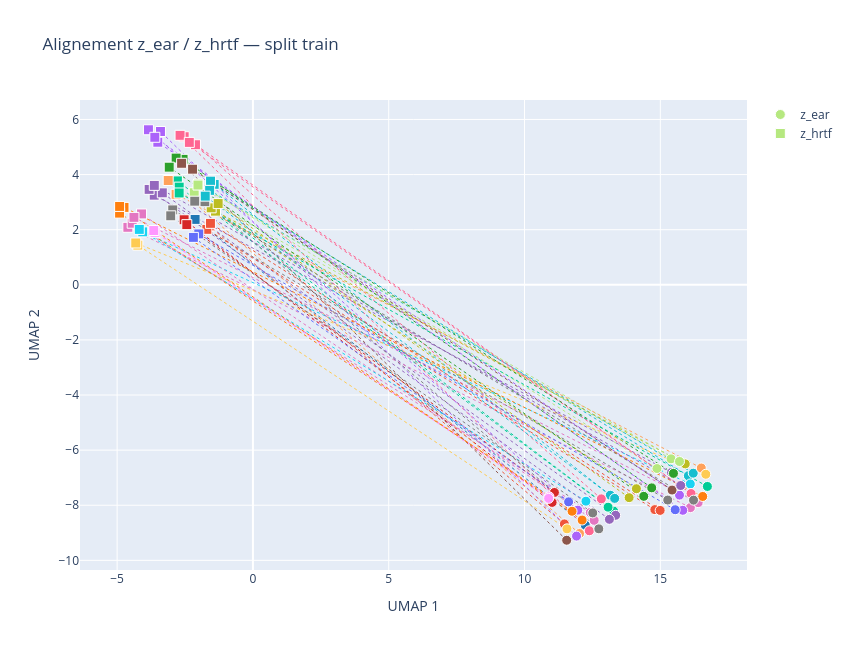

Source (notebook cell):
### Code cell
viz.plot_alignment(split='train')

### Figure 1 — Plotly figure (JSON) as saved in the notebook; plotly's stock layout.template omitted (floating-point values rounded to 4 significant figures)
{"data": [{"hoverinfo": "skip", "line": {"color": "#B6E880", "dash": "dot", "width": 1}, "mode": "lines", "showlegend": false, "type": "scatter", "x": [14.88, -2.0], "y": [-6.667, 3.66]}, {"hoverinfo": "skip", "line": {"color": "#9467BD", "dash": "dot", "width": 1}, "mode": "lines", "showlegend": false, "type": "scatter", "x": [15.41, -3.635], "y": [-6.815, 3.252]}, {"hoverinfo": "skip", "line": {"color": "#00CC96", "dash": "dot", "width": 1}, "mode": "lines", "showlegend": false, "type": "scatter", "x": [13.28, -2.78], "y": [-8.213, 3.771]}, {"hoverinfo": "skip", "line": {"color": "#00CC96", "dash": "dot", "width": 1}, "mode": "lines", "showlegend": false, "type": "scatter", "x": [13.08, -2.714], "y": [-8.07, 3.545]}, {"hoverinfo": "skip", "line": {"color": "#9467BD", "dash": "dot", "width": 1}, "mode": "lines", "showlegend": false, "type": "scatter", "x": [13.36, -3.335], "y": [-8.365, 3.337]}, {"hoverinfo": "skip", "line": {"color": "#E377C2", "dash": "dot", "width": 1}, "mode": "lines", "showlegend": false, "type": "scatter", "x": [16.11, -4.604], "y": [-8.087, 2.087]}, {"hoverinfo": "skip", "line": {"color": "#17BECF", "dash": "dot", "width": 1}, "mode": "lines", "showlegend": false, "type": "scatter", "x": [16.03, -1.426], "y": [-6.931, 3.646]}, {"hoverinfo": "skip", "line": {"color": "#E377C2", "dash": "dot", "width": 1}, "mode": "lines", "showlegend": false, "type": "scatter", "x": [12.42, -4.445], "y": [-8.262, 2.234]}, {"hoverinfo": "skip", "line": {"color": "#17BECF", "dash": "dot", "width": 1}, "mode": "lines", "showlegend": false, "type": "scatter", "x": [13.16, -1.559], "y": [-7.635, 3.762]}, {"hoverinfo": "skip", "line": {"color": "#B6E880", "dash": "dot", "width": 1}, "mode": "lines", "showlegend": false, "type": "scatter", "x": [15.39, -2.162], "y": [-6.316, 3.34]}, {"hoverinfo": "skip", "line": {"color": "#1F77B4", "dash": "dot", "width": 1}, "mode": "lines", "showlegend": false, "type": "scatter", "x": [12.24, -2.128], "y": [-8.722, 2.374]}, {"hoverinfo": "skip", "line": {"color": "#D62728", "dash": "dot", "width": 1}, "mode": "lines", "showlegend": false, "type": "scatter", "x": [11.02, -2.533], "y": [-7.897, 2.361]}, {"hoverinfo": "skip", "line": {"color": "#17BECF", "dash": "dot", "width": 1}, "mode": "lines", "showlegend": false, "type": "scatter", "x": [16.21, -1.593], "y": [-6.835, 3.428]}, {"hoverinfo": "skip", "line": {"color": "#FF6692", "dash": "dot", "width": 1}, "mode": "lines", "showlegend": false, "type": "scatter", "x": [12.83, -2.115], "y": [-7.768, 5.083]}, {"hoverinfo": "skip", "line": {"color": "#19D3F3", "dash": "dot", "width": 1}, "mode": "lines", "showlegend": false, "type": "scatter", "x": [16.1, -4.057], "y": [-7.228, 1.922]}, {"hoverinfo": "skip", "line": {"color": "#FFA15A", "dash": "dot", "width": 1}, "mode": "lines", "showlegend": false, "type": "scatter", "x": [12.02, -3.119], "y": [-9.027, 3.786]}, {"hoverinfo": "skip", "line": {"color": "#D62728", "dash": "dot", "width": 1}, "mode": "lines", "showlegend": false, "type": "scatter", "x": [11.1, -2.434], "y": [-7.537, 2.183]}, {"hoverinfo": "skip", "line": {"color": "#E377C2", "dash": "dot", "width": 1}, "mode": "lines", "showlegend": false, "type": "scatter", "x": [12.56, -4.1], "y": [-8.548, 2.572]}, {"hoverinfo": "skip", "line": {"color": "#AB63FA", "dash": "dot", "width": 1}, "mode": "lines", "showlegend": false, "type": "scatter", "x": [15.71, -3.501], "y": [-7.633, 5.174]}, {"hoverinfo": "skip", "line": {"color": "#7F7F7F", "dash": "dot", "width": 1}, "mode": "lines", "showlegend": false, "type": "scatter", "x": [15.27, -2.952], "y": [-7.812, 2.718]}, {"hoverinfo": "skip", "line": {"color": "#BCBD22", "dash": "dot", "width": 1}, "mode": "lines", "showlegend": false, "type": "scatter", "x": [15.92, -1.377], "y": [-6.499, 2.672]}, {"hoverinfo": "skip", "line": {"color": "#FF97FF", "dash": "dot", "width": 1}, "mode": "lines", "showlegend": false, "type": "scatter", "x": [10.9, -3.607], "y": [-7.694, 1.903]}, {"hoverinfo": "skip", "line": {"color": "#19D3F3", "dash": "dot", "width": 1}, "mode": "lines", "showlegend": false, "type": "scatter", "x": [12.26, -4.184], "y": [-7.852, 2.01]}, {"hoverinfo": "skip", "line": {"color": "#FF6692", "dash": "dot", "width": 1}, "mode": "lines", "showlegend": false, "type": "scatter", "x": [15.72, -2.53], "y": [-7.279, 5.374]}, {"hoverinfo": "skip", "line": {"color": "#E377C2", "dash": "dot", "width": 1}, "mode": "lines", "showlegend": false, "type": "scatter", "x": [16.39, -4.38], "y": [-7.905, 2.447]}, {"hoverinfo": "skip", "line": {"color": "#2CA02C", "dash": "dot", "width": 1}, "mode": "lines", "showlegend": false, "type": "scatter", "x": [14.68, -2.572], "y": [-7.369, 4.555]}, {"hoverinfo": "skip", "line": {"color": "#BCBD22", "dash": "dot", "width": 1}, "mode": "lines", "showlegend": false, "type": "scatter", "x": [14.12, -1.537], "y": [-7.401, 2.793]}, {"hoverinfo": "skip", "line": {"color": "#FF6692", "dash": "dot", "width": 1}, "mode": "lines", "showlegend": false, "type": "scatter", "x": [12.39, -2.682], "y": [-8.927, 5.425]}, {"hoverinfo": "skip", "line": {"color": "#BCBD22", "dash": "dot", "width": 1}, "mode": "lines", "showlegend": false, "type": "scatter", "x": [13.85, -1.28], "y": [-7.725, 2.948]}, {"hoverinfo": "skip", "line": {"color": "#8C564B", "dash": "dot", "width": 1}, "mode": "lines", "showlegend": false, "type": "scatter", "x": [15.43, -2.221], "y": [-7.45, 4.195]}, {"hoverinfo": "skip", "line": {"color": "#B6E880", "dash": "dot", "width": 1}, "mode": "lines", "showlegend": false, "type": "scatter", "x": [15.71, -2.022], "y": [-6.412, 3.62]}, {"hoverinfo": "skip", "line": {"color": "#EF553B", "dash": "dot", "width": 1}, "mode": "lines", "showlegend": false, "type": "scatter", "x": [11.47, -1.611], "y": [-8.676, 2.135]}, {"hoverinfo": "skip", "line": {"color": "#FF6692", "dash": "dot", "width": 1}, "mode": "lines", "showlegend": false, "type": "scatter", "x": [16.13, -2.342], "y": [-7.574, 5.168]}, {"hoverinfo": "skip", "line": {"color": "#FF97FF", "dash": "dot", "width": 1}, "mode": "lines", "showlegend": false, "type": "scatter", "x": [10.89, -3.65], "y": [-7.752, 1.969]}, {"hoverinfo": "skip", "line": {"color": "#FFA15A", "dash": "dot", "width": 1}, "mode": "lines", "showlegend": false, "type": "scatter", "x": [16.51, -2.829], "y": [-6.649, 3.285]}, {"hoverinfo": "skip", "line": {"color": "#AB63FA", "dash": "dot", "width": 1}, "mode": "lines", "showlegend": false, "type": "scatter", "x": [11.92, -3.404], "y": [-9.12, 5.564]}, {"hoverinfo": "skip", "line": {"color": "#7F7F7F", "dash": "dot", "width": 1}, "mode": "lines", "showlegend": false, "type": "scatter", "x": [12.74, -1.771], "y": [-8.858, 3.015]}, {"hoverinfo": "skip", "line": {"color": "#7F7F7F", "dash": "dot", "width": 1}, "mode": "lines", "showlegend": false, "type": "scatter", "x": [12.51, -3.025], "y": [-8.279, 2.503]}, {"hoverinfo": "skip", "line": {"color": "#FF7F0E", "dash": "dot", "width": 1}, "mode": "lines", "showlegend": false, "type": "scatter", "x": [16.56, -4.746], "y": [-7.681, 2.809]}, {"hoverinfo": "skip", "line": {"color": "#2CA02C", "dash": "dot", "width": 1}, "mode": "lines", "showlegend": false, "type": "scatter", "x": [15.48, -2.827], "y": [-6.844, 4.599]}, {"hoverinfo": "skip", "line": {"color": "#8C564B", "dash": "dot", "width": 1}, "mode": "lines", "showlegend": false, "type": "scatter", "x": [11.55, -2.625], "y": [-9.271, 4.41]}, {"hoverinfo": "skip", "line": {"color": "#17BECF", "dash": "dot", "width": 1}, "mode": "lines", "showlegend": false, "type": "scatter", "x": [13.32, -1.756], "y": [-7.752, 3.217]}, {"hoverinfo": "skip", "line": {"color": "#AB63FA", "dash": "dot", "width": 1}, "mode": "lines", "showlegend": false, "type": "scatter", "x": [11.96, -3.847], "y": [-8.177, 5.627]}, {"hoverinfo": "skip", "line": {"color": "#FECB52", "dash": "dot", "width": 1}, "mode": "lines", "showlegend": false, "type": "scatter", "x": [11.56, -4.237], "y": [-8.857, 1.439]}, {"hoverinfo": "skip", "line": {"color": "#7F7F7F", "dash": "dot", "width": 1}, "mode": "lines", "showlegend": false, "type": "scatter", "x": [16.22, -2.141], "y": [-7.815, 3.034]}, {"hoverinfo": "skip", "line": {"color": "#FECB52", "dash": "dot", "width": 1}, "mode": "lines", "showlegend": false, "type": "scatter", "x": [16.67, -4.313], "y": [-6.876, 1.518]}, {"hoverinfo": "skip", "line": {"color": "#EF553B", "dash": "dot", "width": 1}, "mode": "lines", "showlegend": false, "type": "scatter", "x": [14.8, -1.696], "y": [-8.159, 2.013]}, {"hoverinfo": "skip", "line": {"color": "#2CA02C", "dash": "dot", "width": 1}, "mode": "lines", "showlegend": false, "type": "scatter", "x": [14.39, -3.082], "y": [-7.677, 4.269]}, {"hoverinfo": "skip", "line": {"color": "#EF553B", "dash": "dot", "width": 1}, "mode": "lines", "showlegend": false, "type": "scatter", "x": [14.99, -1.564], "y": [-8.188, 2.23]}, {"hoverinfo": "skip", "line": {"color": "#00CC96", "dash": "dot", "width": 1}, "mode": "lines", "showlegend": false, "type": "scatter", "x": [16.73, -2.715], "y": [-7.318, 3.332]}, {"hoverinfo": "skip", "line": {"color": "#AB63FA", "dash": "dot", "width": 1}, "mode": "lines", "showlegend": false, "type": "scatter", "x": [15.83, -3.611], "y": [-8.184, 5.354]}, {"hoverinfo": "skip", "line": {"color": "#9467BD", "dash": "dot", "width": 1}, "mode": "lines", "showlegend": false, "type": "scatter", "x": [13.13, -3.822], "y": [-8.511, 3.464]}, {"hoverinfo": "skip", "line": {"color": "#636EFA", "dash": "dot", "width": 1}, "mode": "lines", "showlegend": false, "type": "scatter", "x": [15.55, -1.993], "y": [-8.164, 1.847]}, {"hoverinfo": "skip", "line": {"color": "#636EFA", "dash": "dot", "width": 1}, "mode": "lines", "showlegend": false, "type": "scatter", "x": [11.62, -2.192], "y": [-7.877, 1.721]}, {"hoverinfo": "skip", "line": {"color": "#FF7F0E", "dash": "dot", "width": 1}, "mode": "lines", "showlegend": false, "type": "scatter", "x": [11.75, -4.908], "y": [-8.218, 2.601]}, {"hoverinfo": "skip", "line": {"color": "#9467BD", "dash": "dot", "width": 1}, "mode": "lines", "showlegend": false, "type": "scatter", "x": [15.75, -3.631], "y": [-7.284, 3.608]}, {"hoverinfo": "skip", "line": {"color": "#FF7F0E", "dash": "dot", "width": 1}, "mode": "lines", "showlegend": false, "type": "scatter", "x": [12.12, -4.908], "y": [-8.538, 2.844]}, {"hovertemplate": "%{text} — ear<extra></extra>", "marker": {"color": ["#B6E880", "#9467BD", "#00CC96", "#00CC96", "#9467BD", "#E377C2", "#17BECF", "#E377C2", "#17BECF", "#B6E880", "#1F77B4", "#D62728", "#17BECF", "#FF6692", "#19D3F3", "#FFA15A", "#D62728", "#E377C2", "#AB63FA", "#7F7F7F", "#BCBD22", "#FF97FF", "#19D3F3", "#FF6692", "#E377C2", "#2CA02C", "#BCBD22", "#FF6692", "#BCBD22", "#8C564B", "#B6E880", "#EF553B", "#FF6692", "#FF97FF", "#FFA15A", "#AB63FA", "#7F7F7F", "#7F7F7F", "#FF7F0E", "#2CA02C", "#8C564B", "#17BECF", "#AB63FA", "#FECB52", "#7F7F7F", "#FECB52", "#EF553B", "#2CA02C", "#EF553B", "#00CC96", "#AB63FA", "#9467BD", "#636EFA", "#636EFA", "#FF7F0E", "#9467BD", "#FF7F0E"], "line": {"color": "white", "width": 1}, "size": 10, "symbol": "circle"}, "mode": "markers", "name": "z_ear", "text": ["H15_aug1", "H4_mirror", "H10_mirror_aug1", "H10_aug1", "H4_aug1", "H6", "H9_mirror", "H6_aug1", "H9_mirror_aug1", "H15", "H18_aug1", "H3_aug1", "H9", "H14_mirror_aug1", "H13_mirror", "H12_aug1", "H3", "H6_mirror_aug1", "H11", "H7", "H8_mirror", "H16", "H13_mirror_aug1", "H14", "H6_mirror", "H20_mirror_aug1", "H8_aug1", "H14_aug1", "H8_mirror_aug1", "H5", "H15_mirror", "D2_aug1", "H14_mirror", "H16_aug1", "H12_mirror", "H11_aug1", "H7_mirror_aug1", "H7_aug1", "H19", "H20_mirror", "H5_mirror_aug1", "H9_aug1", "H11_mirror_aug1", "H17_mirror_aug1", "H7_mirror", "H17_mirror", "D2", "H20_aug1", "D2_mirror", "H10", "H11_mirror", "H4_mirror_aug1", "D1_mirror", "D1_mirror_aug1", "H19_mirror_aug1", "H4", "H19_aug1"], "type": "scatter", "x": [14.88, 15.41, 13.28, 13.08, 13.36, 16.11, 16.03, 12.42, 13.16, 15.39, 12.24, 11.02, 16.21, 12.83, 16.1, 12.02, 11.1, 12.56, 15.71, 15.27, 15.92, 10.9, 12.26, 15.72, 16.39, 14.68, 14.12, 12.39, 13.85, 15.43, 15.71, 11.47, 16.13, 10.89, 16.51, 11.92, 12.74, 12.51, 16.56, 15.48, 11.55, 13.32, 11.96, 11.56, 16.22, 16.67, 14.8, 14.39, 14.99, 16.73, 15.83, 13.13, 15.55, 11.62, 11.75, 15.75, 12.12], "y": [-6.667, -6.815, -8.213, -8.07, -8.365, -8.087, -6.931, -8.262, -7.635, -6.316, -8.722, -7.897, -6.835, -7.768, -7.228, -9.027, -7.537, -8.548, -7.633, -7.812, -6.499, -7.694, -7.852, -7.279, -7.905, -7.369, -7.401, -8.927, -7.725, -7.45, -6.412, -8.676, -7.574, -7.752, -6.649, -9.12, -8.858, -8.279, -7.681, -6.844, -9.271, -7.752, -8.177, -8.857, -7.815, -6.876, -8.159, -7.677, -8.188, -7.318, -8.184, -8.511, -8.164, -7.877, -8.218, -7.284, -8.538]}, {"hovertemplate": "%{text} — hrtf<extra></extra>", "marker": {"color": ["#B6E880", "#9467BD", "#00CC96", "#00CC96", "#9467BD", "#E377C2", "#17BECF", "#E377C2", "#17BECF", "#B6E880", "#1F77B4", "#D62728", "#17BECF", "#FF6692", "#19D3F3", "#FFA15A", "#D62728", "#E377C2", "#AB63FA", "#7F7F7F", "#BCBD22", "#FF97FF", "#19D3F3", "#FF6692", "#E377C2", "#2CA02C", "#BCBD22", "#FF6692", "#BCBD22", "#8C564B", "#B6E880", "#EF553B", "#FF6692", "#FF97FF", "#FFA15A", "#AB63FA", "#7F7F7F", "#7F7F7F", "#FF7F0E", "#2CA02C", "#8C564B", "#17BECF", "#AB63FA", "#FECB52", "#7F7F7F", "#FECB52", "#EF553B", "#2CA02C", "#EF553B", "#00CC96", "#AB63FA", "#9467BD", "#636EFA", "#636EFA", "#FF7F0E", "#9467BD", "#FF7F0E"], "line": {"color": "white", "width": 1}, "size": 10, "symbol": "square"}, "mode": "markers", "name": "z_hrtf", "text": ["H15_aug1", "H4_mirror", "H10_mirror_aug1", "H10_aug1", "H4_aug1", "H6", "H9_mirror", "H6_aug1", "H9_mirror_aug1", "H15", "H18_aug1", "H3_aug1", "H9", "H14_mirror_aug1", "H13_mirror", "H12_aug1", "H3", "H6_mirror_aug1", "H11", "H7", "H8_mirror", "H16", "H13_mirror_aug1", "H14", "H6_mirror", "H20_mirror_aug1", "H8_aug1", "H14_aug1", "H8_mirror_aug1", "H5", "H15_mirror", "D2_aug1", "H14_mirror", "H16_aug1", "H12_mirror", "H11_aug1", "H7_mirror_aug1", "H7_aug1", "H19", "H20_mirror", "H5_mirror_aug1", "H9_aug1", "H11_mirror_aug1", "H17_mirror_aug1", "H7_mirror", "H17_mirror", "D2", "H20_aug1", "D2_mirror", "H10", "H11_mirror", "H4_mirror_aug1", "D1_mirror", "D1_mirror_aug1", "H19_mirror_aug1", "H4", "H19_aug1"], "type": "scatter", "x": [-2.0, -3.635, -2.78, -2.714, -3.335, -4.604, -1.426, -4.445, -1.559, -2.162, -2.128, -2.533, -1.593, -2.115, -4.057, -3.119, -2.434, -4.1, -3.501, -2.952, -1.377, -3.607, -4.184, -2.53, -4.38, -2.572, -1.537, -2.682, -1.28, -2.221, -2.022, -1.611, -2.342, -3.65, -2.829, -3.404, -1.771, -3.025, -4.746, -2.827, -2.625, -1.756, -3.847, -4.237, -2.141, -4.313, -1.696, -3.082, -1.564, -2.715, -3.611, -3.822, -1.993, -2.192, -4.908, -3.631, -4.908], "y": [3.66, 3.252, 3.771, 3.545, 3.337, 2.087, 3.646, 2.234, 3.762, 3.34, 2.374, 2.361, 3.428, 5.083, 1.922, 3.786, 2.183, 2.572, 5.174, 2.718, 2.672, 1.903, 2.01, 5.374, 2.447, 4.555, 2.793, 5.425, 2.948, 4.195, 3.62, 2.135, 5.168, 1.969, 3.285, 5.564, 3.015, 2.503, 2.809, 4.599, 4.41, 3.217, 5.627, 1.439, 3.034, 1.518, 2.013, 4.269, 2.23, 3.332, 5.354, 3.464, 1.847, 1.721, 2.601, 3.608, 2.844]}], "layout": {"height": 650, "title": {"text": "Alignement z_ear / z_hrtf — split train"}, "width": 850, "xaxis": {"title": {"text": "UMAP 1"}}, "yaxis": {"title": {"text": "UMAP 2"}}}}
